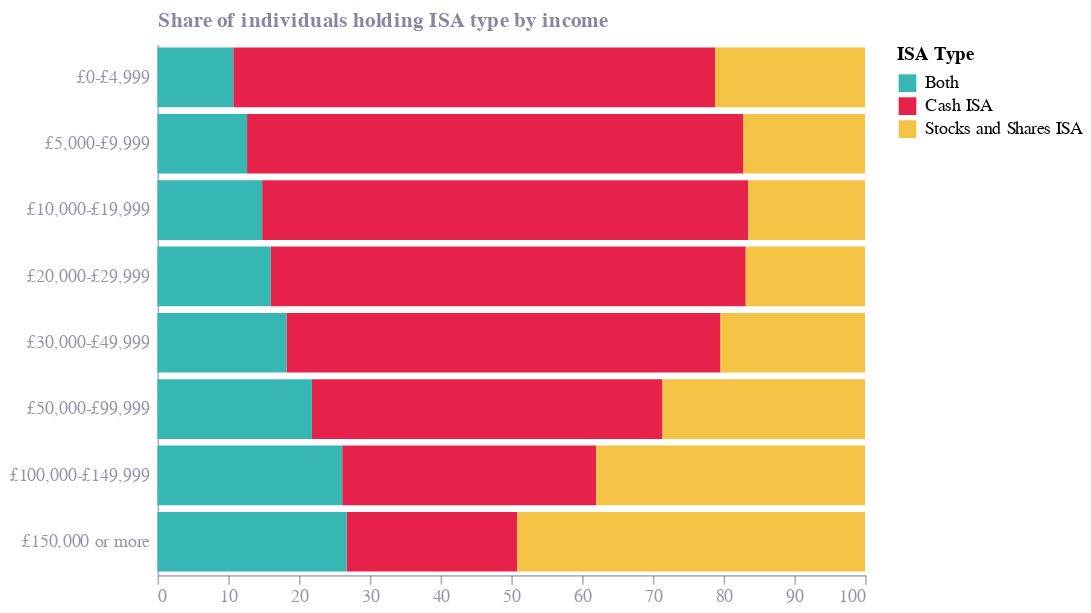

The cell this chart's notebook holds for it:
### Code cell
chart = alt.Chart(ISA_holders_by_income).mark_bar().encode(
    x=alt.X('Share of income band:Q', scale=alt.Scale(domain=[0, 100])),
    y=alt.Y('ISA Holder Income:N', sort=market_value_order, title='Share of individuals holding ISA type by income'),
    color=alt.Color('ISA Type:N'),
    tooltip=['Total']
)

chart

### Figure 1 — Vega-Lite specification as saved in the notebook (floating-point values rounded to 4 significant figures)
{"config": {"font": "Circular Std", "mark": {"line": {"interpolate": "monotone"}}, "view": {"stroke": "transparent", "width": 400, "height": 300}, "range": {"category": ["#36B7B4", "#E6224B", "#F4C245", "#0063AF", "#00A767", "#179FDB", "#EB5C2E"], "diverging": ["#E6224B", "#E54753", "#C9C9C9", "#179FDB", "#122B39"], "heatmap": ["#C9C9C9", "#179FDB", "#0063AF", "#122B39"], "ordinal": ["#00A767", "#36B7B4", "#179FDB", "#0063AF", "#243B5A"]}, "axisX": {"domainColor": "#676A86", "domainOpacity": 0.5, "grid": false, "labelAngle": 0, "labelColor": "#676A86", "labelOpacity": 0.7, "orient": "bottom", "tickColor": "#676A86", "tickCount": 10, "tickOpacity": 0.5, "title": false, "titleAlign": "center", "titleAnchor": "middle", "titleColor": "#676A86", "titleFontSize": 12, "titleOpacity": 0.8, "titleY": -15}, "axisY": {"domainColor": "#676A86", "domainOpacity": 0.5, "gridColor": "#676A86", "gridDash": [1, 5], "gridOpacity": 0.5, "labelColor": "#676A86", "labelOpacity": 0.7, "labelPadding": 5, "tickColor": "#676A86", "tickCount": 8, "tickOpacity": 0.5, "ticks": false, "titleAlign": "left", "titleAngle": 0, "titleBaseline": "bottom", "titleColor": "#676A86", "titleFontSize": 12, "titleOpacity": 0.8, "titleX": 0, "titleY": -7}}, "data": {"name": "data-3d98d83192cc6619c3c1dddd34caa192"}, "mark": {"type": "bar"}, "encoding": {"color": {"field": "ISA Type", "type": "nominal"}, "tooltip": [{"field": "Total", "type": "quantitative"}], "x": {"field": "Share of income band", "scale": {"domain": [0, 100]}, "type": "quantitative"}, "y": {"field": "ISA Holder Income", "sort": ["£0-£4,999", "£5,000-£9,999", "£10,000-£19,999", "£20,000-£29,999", "£30,000-£49,999", "£50,000-£99,999", "£100,000-£149,999", "£150,000 or more"], "title": "Share of individuals holding ISA type by income", "type": "nominal"}}, "$schema": "https://vega.github.io/schema/vega-lite/v5.20.1.json", "datasets": {"data-3d98d83192cc6619c3c1dddd34caa192": [{"ISA Holder Income": "£0-£4,999", "Total": 857, "ISA Type": "Cash ISA", "Total_Income_Band": 1259, "Share of income band": 68.07}, {"ISA Holder Income": "£5,000-£9,999", "Total": 1180, "ISA Type": "Cash ISA", "Total_Income_Band": 1682, "Share of income band": 70.15}, {"ISA Holder Income": "£10,000-£19,999", "Total": 3741, "ISA Type": "Cash ISA", "Total_Income_Band": 5447, "Share of income band": 68.68}, {"ISA Holder Income": "£20,000-£29,999", "Total": 3035, "ISA Type": "Cash ISA", "Total_Income_Band": 4520, "Share of income band": 67.15}, {"ISA Holder Income": "£30,000-£49,999", "Total": 2940, "ISA Type": "Cash ISA", "Total_Income_Band": 4793, "Share of income band": 61.34}, {"ISA Holder Income": "£50,000-£99,999", "Total": 1343, "ISA Type": "Cash ISA", "Total_Income_Band": 2711, "Share of income band": 49.54}, {"ISA Holder Income": "£100,000-£149,999", "Total": 169, "ISA Type": "Cash ISA", "Total_Income_Band": 471, "Share of income band": 35.88}, {"ISA Holder Income": "£150,000 or more", "Total": 100, "ISA Type": "Cash ISA", "Total_Income_Band": 415, "Share of income band": 24.1}, {"ISA Holder Income": "£0-£4,999", "Total": 267, "ISA Type": "Stocks and Shares ISA", "Total_Income_Band": 1259, "Share of income band": 21.21}, {"ISA Holder Income": "£5,000-£9,999", "Total": 289, "ISA Type": "Stocks and Shares ISA", "Total_Income_Band": 1682, "Share of income band": 17.18}, {"ISA Holder Income": "£10,000-£19,999", "Total": 900, "ISA Type": "Stocks and Shares ISA", "Total_Income_Band": 5447, "Share of income band": 16.52}, {"ISA Holder Income": "£20,000-£29,999", "Total": 762, "ISA Type": "Stocks and Shares ISA", "Total_Income_Band": 4520, "Share of income band": 16.86}, {"ISA Holder Income": "£30,000-£49,999", "Total": 979, "ISA Type": "Stocks and Shares ISA", "Total_Income_Band": 4793, "Share of income band": 20.43}, {"ISA Holder Income": "£50,000-£99,999", "Total": 776, "ISA Type": "Stocks and Shares ISA", "Total_Income_Band": 2711, "Share of income band": 28.62}, {"ISA Holder Income": "£100,000-£149,999", "Total": 179, "ISA Type": "Stocks and Shares ISA", "Total_Income_Band": 471, "Share of income band": 38.0}, {"ISA Holder Income": "£150,000 or more", "Total": 204, "ISA Type": "Stocks and Shares ISA", "Total_Income_Band": 415, "Share of income band": 49.16}, {"ISA Holder Income": "£0-£4,999", "Total": 135, "ISA Type": "Both", "Total_Income_Band": 1259, "Share of income band": 10.72}, {"ISA Holder Income": "£5,000-£9,999", "Total": 213, "ISA Type": "Both", "Total_Income_Band": 1682, "Share of income band": 12.66}, {"ISA Holder Income": "£10,000-£19,999", "Total": 806, "ISA Type": "Both", "Total_Income_Band": 5447, "Share of income band": 14.8}, {"ISA Holder Income": "£20,000-£29,999", "Total": 723, "ISA Type": "Both", "Total_Income_Band": 4520, "Share of income band": 16.0}, {"ISA Holder Income": "£30,000-£49,999", "Total": 874, "ISA Type": "Both", "Total_Income_Band": 4793, "Share of income band": 18.23}, {"ISA Holder Income": "£50,000-£99,999", "Total": 592, "ISA Type": "Both", "Total_Income_Band": 2711, "Share of income band": 21.84}, {"ISA Holder Income": "£100,000-£149,999", "Total": 123, "ISA Type": "Both", "Total_Income_Band": 471, "Share of income band": 26.11}, {"ISA Holder Income": "£150,000 or more", "Total": 111, "ISA Type": "Both", "Total_Income_Band": 415, "Share of income band": 26.75}]}}
